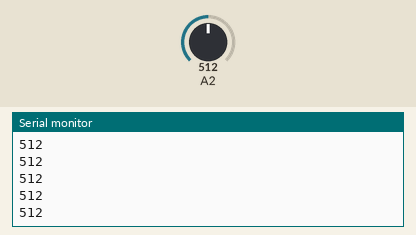
Bench run of a sketch on a simulated Arduino Uno, built with avr-gcc and run on an emulated ATmega328P. Shown: the last lines printed to the serial monitor. Inputs (shaded band) come from the test bench; at power-on: A2 = 512.

Above: at 1.2 s.
1.3 s: A2 set to 716
At 2.0 s:
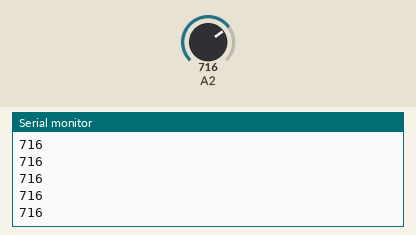
2.8 s: A2 set to 900
At 3.6 s:
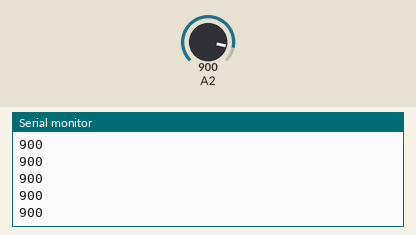
Timing chart, 0 to 5.8 s (numbered marks = the images above; inputs shaded):
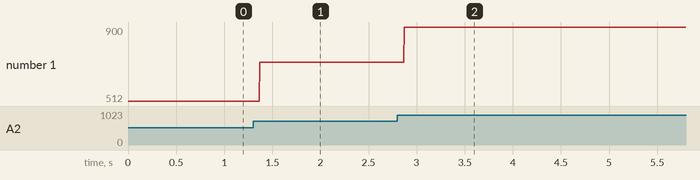

Measured:
- after the input at 1.3 s, the serial monitor: prints a new line after 0.07 s (image 1)
- after the input at 2.8 s, the serial monitor: prints a new line after 0.07 s (image 2)
- plotted number 1: 512 → 716 after the input at 1.3 s, 716 → 900 after the input at 2.8 s

The sketch:

cehuidu.ino
```cpp
void setup()
{
  Serial.begin(9600);
}

void loop()
{
  Serial.print(analogRead(16));
  Serial.println();
}
```
